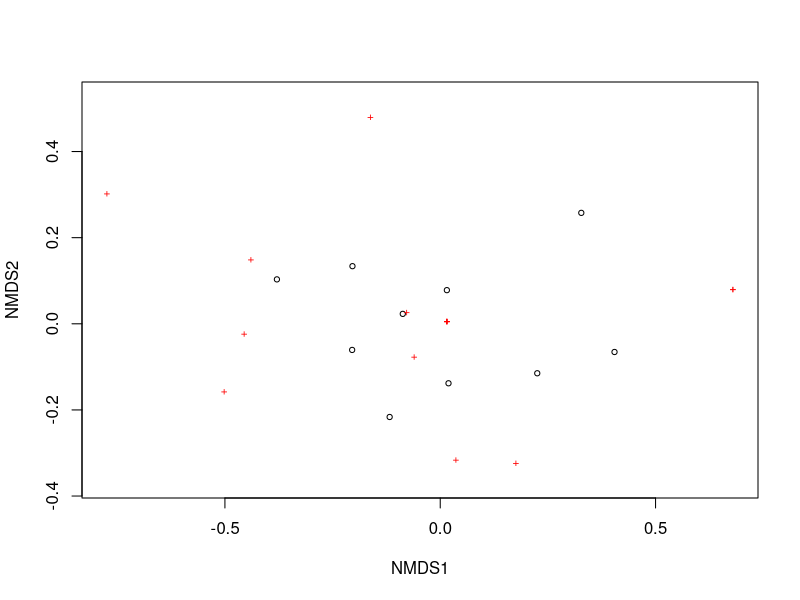
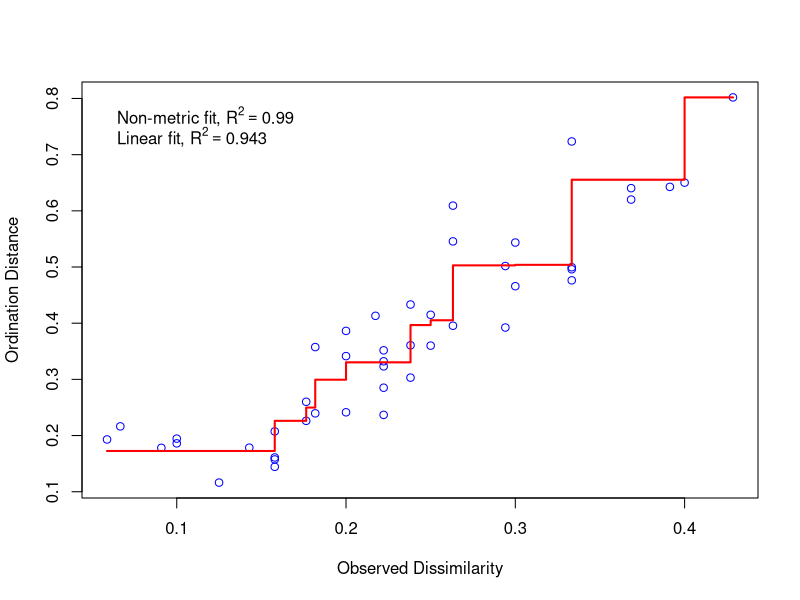
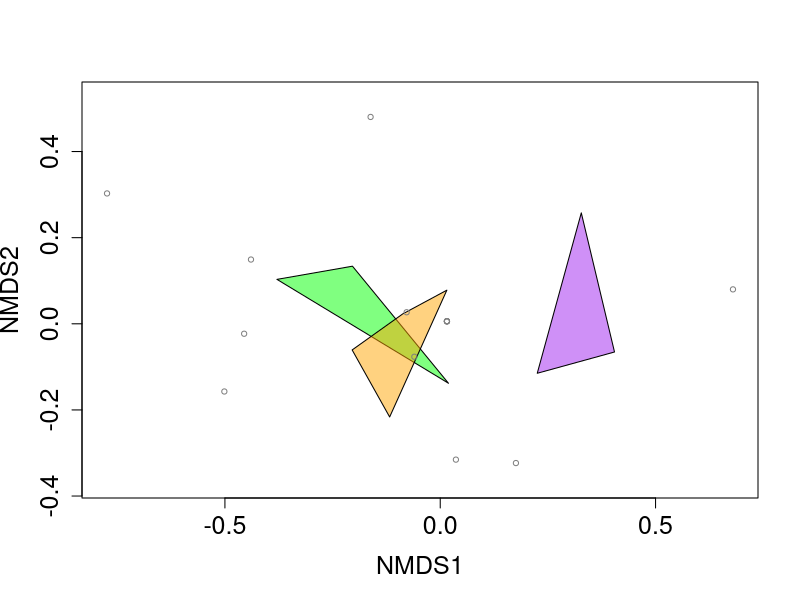

Generate these figures, in order, with R: (Note: this script raises an error after producing the figures.)
# Dissertation NMDS Analysis
# Carla Leone
# 5th March, 2024

### Load the dataset and packages ----
install.packages("tidyverse")
install.packages("vegan")
library(tidyverse)
library(vegan)
library(readxl)

meta_richness <- read_excel("data/meta_richness.xlsx", 
                            sheet = "big_sheet (3)")
View(meta_richness)
meta_richness$habitat<- as.factor(meta_richness$habitat)

### NMDS broadband Presence/Absence----
max_richness <- read_excel("data/phonic_richness.xlsx", 
                                       sheet = "full_presence (2)")
View(max_richness)
max_richness<- subset(max_richness, select = -c(knock))
## Make separate for habitats
habitats <- read_excel("data/meta_richness.xlsx", 
                       sheet = "habitats")
habitats$habitat<- as.factor(habitats$habitat) # make habitat a factor
habitats<- subset(habitats, select= c(site, habitat)) #reduce the habitat data frame 
#creating max_richness 2 with habitat in the data frame to make plotting easier
max_richness_2<- merge(habitats, max_richness, by = c("site"))
max_richness_2<- max_richness_2 %>%
  column_to_rownames(var = "site")
max_richness_2$habitat<- as.factor(max_richness_2$habitat)
#once max_richness two has been created, can make site the row names in max richness 1
max_richness<- max_richness %>%
  column_to_rownames(var = "site") # make site the name of the rows

### Distance matrix calculation
max_richness_dist<- vegdist(max_richness, method="bray", binary =T)
max_richness_dist
perm_max_richness<- adonis2(max_richness_dist ~ habitat, data = habitats)
perm_max_richness

nmds_richness<- metaMDS(max_richness_dist,
                        distance = "bray", 
                        try = 300)
nmds_richness
#distance = binary bray

### NMDS Broadband Presence/Absence plot ----

richness_nmds<- metaMDS(max_richness_2[,-c(1)], #the community data
                    distance = "bray",
                    binary = T,
                    k =2 , 
                    try = 300) 
richness_nmds
goodness(richness_nmds)
scores(richness_nmds)
View(max_richness_2)
nrow(max_richness_2$habitat)
#stress = 0.079
#distance = bray
plot(richness_nmds)
stressplot(richness_nmds)

group = as.character(max_richness_2$habitat)
unique(max_richness_2$habitat)
colors = group
colors[colors=="1"] <- "Green"
colors[colors==2] <- "Purple"
colors[colors==3] <- "Orange"

ordiplot(richness_nmds, type = "n", cex.axis = 1.5, cex.lab=1.5)

for(i in unique(group)) {
 ordihull(richness_nmds$point[grep(i, group),], draw="polygon",
       groups = group[group == i],col = colors[grep(i,group)],label=F) } 
 
   orditorp(richness_nmds, display = "species", label=F, col = "Grey50", air = 0.01)
  
   fit <- adonis2(max_richness_2[, -c(1)] ~ habitat, max_richness_2, 
                 permutations = 999, method = "bray")
  fit
  
##needs to a be highlighted and run together
  
## Now to try in ggplot
  # ggplot version - from https://chrischizinski.github.io/rstats/vegan-ggplot2/
  Colours <- c( "#56B4E9", "#009E73", "#F0E442")
  names(Colours) <- c("1", "2", "3")
  Colours_darker <- darken(Colours, 0.4)
  names(Colours_darker) <- c("1", "2", "3")
  
  data.scores <- as.data.frame(scores(richness_nmds)$sites)  #Using the scores function from vegan to extract the site scores and convert to a data.frame
  data.scores$site <- rownames(data.scores)  # create a column of site names, from the rownames of data.scores
  data.scores$grp <- max_richness_2$habitat  #  add the grp variable created earlier
  View(data.scores)
  
  species.scores <- as.data.frame(scores(richness_nmds, "species"))  #Using the scores function from vegan to extract the species scores and convert to a data.frame
  species.scores$species <- rownames(species.scores)  # create a column of species, from the rownames of species.scores
  head(species.scores) 
  # insect_cols_mansort$Corrected_name
  
  hull.data <- data.frame()
  for(i in 1:length(unique(max_richness_2$habitat))){
    temp <- data.scores[data.scores$grp == unique(max_richness_2$habitat)[i], ][chull(data.scores[data.scores$grp == 
                                                                                                          unique(max_richness_2$habitat)[i], c("NMDS1", "NMDS2")]), ]
    hull.data <- rbind(hull.data, temp)
  }
  
  (max_richness_nmds_plot <- ggplot() +
      geom_polygon(data=hull.data,aes(x=NMDS1,y=NMDS2,fill=grp,group=grp),alpha=0.30) +# add the convex hulls
      labs(fill = "Habitat Category") +
      geom_text(data=species.scores,aes(x=NMDS1,y=NMDS2,label=species),size= 2, alpha=0.5) +  # add the species labels
      geom_point(data=data.scores,aes(x=NMDS1,y=NMDS2,colour=grp),size=3) + # add the point markers
      geom_text(data=data.scores,aes(x=NMDS1,y=NMDS2,label=site),size=3,vjust=0) +  # add the site labels
      scale_colour_manual(values=Colours) +
      scale_fill_manual(values=Colours) +
      # scale_x_continuous(limits = c(-1.4, 3), breaks = c(-1,0,1,2,3)) +
      # scale_y_continuous(limits = c(-1.4, 1.2), breaks = c(-1,-0.5,0, 0.5 ,1)) +
      scale_x_continuous(limits = c(-0.7, 1.6), breaks = c(-0.5,0,0.5,1,1.5)) +
      scale_y_continuous(limits = c(-0.7, 0.5), breaks = c(-0.5,0,0.5,1,1.5)) +
      #coord_equal() +
      theme_classic() +
      ggtitle("Broadband Presence/Absence") +
      theme(plot.title = element_text(hjust = 0.5))+
      guides(colour = FALSE))
  
  

###Table of results
# Extract NMDS coordinates
nmds_coordinates <- scores(richness_nmds)
nrow(nmds_coordinates)

# Convert coordinates to a data frame
nmds_df <- as.data.frame(nmds_coordinates)


# Add sample names (row names) to the data frame
nmds_df$site <- rownames(nmds_df)

# Optionally, you can rename the columns for clarity
colnames(nmds_df) <- c("NMDS1", "NMDS2", "Sample")

# Print or manipulate the resulting data frame as needed
print(nmds_df)

### Plots
ordihull(richness_nmds, # the nmds we created
         groups= habitats$habitat, #calling the groups from the mpa data frame we made
         draw = "polygon", # drawing polygons
         col = 1:3, # shading the polygons
         label = FALSE #removing labels from the polygons
) 

### permanova
#permanova
dist_full_richness<- vegdist(max_richness, method="jaccard", binary = TRUE)
perm_full_richness <- adonis2(dist_full_richness ~ habitat, data = habitats)

summary(perm_full_richness)
perm_full_richness
#significant p = 0.017

# dispersion
?betadisper()
permdisp_max_richness<- betadisper(dist_full_richness, habitat)
plot(permdisp_max_richness)
permdisp_max_richness
?permutest.betadisper
anova(permdisp_max_richness)
pmod <- permutest(permdisp_max_richness, permutations = 99, pairwise = TRUE)
pmod
# p value is 0.97 which indicates that the dispersion is not significantly different between the groups. 

### SIMPER
basic_simper<- simper(max_richness,
                      distance= "jaccard",#our community data set
                      permutations = 999) # permutations to run

summary(basic_simper , ordered = TRUE) #summary is the total contrast.

habitat_simper<- simper(max_richness, 
                         habitats$habitat,
                        distance= "jaccard",
                         permutations = 999)
?simper()
summary(habitat_simper)
habitat_simper

### permatfull on pres/abs
x1<- permatfull(max_richness, strata = habitats$habitat)
summary(x1)
plot(x1)


#----
#----
### NMDS Full Relative Abundance ----
max_relative_abundance <- read_excel("data/phonic_richness.xlsx", 
                           sheet = "full_relative_abundance (2)")
View(max_relative_abundance)
max_relative_abundance<- subset(max_relative_abundance, select = -c(knock))

max_relative_abundance<- max_relative_abundance %>%
  column_to_rownames(var = "site") # make site the name of the rows


## Make separate for habitats
habitats <- read_excel("data/meta_richness.xlsx", 
                       sheet = "habitats")
View(habitats)
habitats$habitat<- as.factor(habitats$habitat)
habitats<- subset(habitats, select = -c(boats,wind, animals))
habitats<- habitats %>%
  column_to_rownames(var = "site")

### NMDS
relative_abundance_nmds<- metaMDS(dist_full_relative_abundance, #the community data
                        distance = "bray",# Using bray-curtis distance
                        try = 300)
relative_abundance_nmds
#stress = 0.0826
#distance = bray
plot(relative_abundance_nmds)
stressplot(relative_abundance_nmds)

### Plots

ordihull(relative_abundance_nmds, # the nmds we created
         groups= habitats$habitat, #calling the groups from the mpa data frame we made
         draw = "polygon", # drawing polygons
         col = 1:3, # shading the polygons
         label = FALSE #removing labels from the polygons
) 

### permanova
install.packages("pairwise.adonis")

dist_full_relative_abundance<- vegdist(max_relative_abundance, method="bray")
perm_full_relative_abundance <- adonis2(dist_full_relative_abundance ~ habitat, data = habitats)
pairwise1<- pairwise.adonis2(dist_full_relative_abundance ~ habitat, 
                 data =habitats, permutations = 999)
perm_full_relative_abundance
#not significant p = 0.182

#significant 

### SIMPER
basic_simper<- simper(max_relative_abundance,
                      distance= "bray",#our community data set
                      permutations = 999) # permutations to run

summary(basic_simper , ordered = TRUE) #summary is the total contrast.

habitat_simper<- simper(max_relative_abundance, 
                        habitats$habitat,
                        distance= "bray",
                        permutations = 999)
summary(habitat_simper)



# ----
# ----
# ----
## NMDS Broadband Abundance ---- 
# Load the data
library(readxl)
full_abundance <- read_excel("data/phonic_richness.xlsx", 
                            sheet = "full_occurrence (2)")
View(full_abundance)
full_abundance<- subset(full_abundance, select = -c(knock))


# make the sites the row names
full_abundance<- full_abundance %>%
column_to_rownames(var = "site")
str(full_abundance)

full_abundance<- full_abundance[, 1:16] <- full_abundance[, 1:16] * 13
View(full_abundance)

# calculating distances and permanova
full_abundance_distance<- vegdist(full_abundance, method="bray")
perm_full_abundance<- adonis2(full_abundance_distance ~ habitat, data = habitats)
perm_full_abundance

# make the nmds
full_abundance_nmds<- metaMDS(full_abundance_distance, #the community data
                      distance = "bray",
               k=2,# Using bray-curtis distance
                      try = 300)

full_abundance_nmds
#stress = 0.079
# method of distance is bray curtis dissimilarity

plot(full_abundance_nmds)
ordihull(full_occurrence_nmds, # the nmds we created
         groups= habitats$habitat, #calling the groups from the mpa data frame we made
         draw = "polygon", # drawing polygons
         col = 1:3, # shading the plygons
         label = FALSE #removing labels from the plygons
) 


### SIMPER = contribution to dissimilarities ...between groups
basic_simper_full_abundance<- simper(full_abundance,
                      distance= "bray",#our community data set
                      permutations = 999) # permutations to run

summary(basic_simper_full_abundance, ordered = T) #summary is the total contrast.
# Extract dissimilarity values and contributions
dissimilarity <- basic_simper_full_abundance$diss
contributions <- basic_simper_full_abundance$contrib

# Combine dissimilarity and contributions into a data frame
simper_output <- data.frame(Dissimilarity = dissimilarity, Contributions = contributions)
View(simper_output)
basic_simper_full_abundance
write.table(basic_simper_full_abundance)
write.table(basic_simper_full_abundance, file = "simper_output_table.txt", sep = "\t", quote = FALSE)
?simper
habitat_simper_full_abundance<- simper(full_abundance, 
                        habitats$habitat,
                        distance= "bray",
                        permutations = 999)
summary(habitat_simper_full_abundance)

# ----
## NMDS Broadband Abundance Plot ----
# the nmds
full_abundance_nmds<- metaMDS(max_abundance_2[,-c(1)], #the community data
                              distance = "bray",
                              k=2,# Using bray-curtis distance
                              try = 300)
full_abundance_nmds
max_abundance_2<- merge(habitats, full_abundance, by = c("site"))
max_abundance_2<- max_abundance_2 %>%
  column_to_rownames(var = "site")
max_abundance_2$habitat<- as.factor(max_abundance_2$habitat)
max_abundance_2<- subset(max_abundance_2, select= -c(knock))



group = as.character(max_abundance_2$habitat)
unique(max_abundance_2$habitat)
colors = group
colors[colors=="1"] <- "Green"
colors[colors==2] <- "Purple"
colors[colors==3] <- "Orange"

ordiplot(full_abundance_nmds, type = "n", cex.axis = 1.5, cex.lab=1.5)

for(i in unique(group)) {
  ordihull(full_abundance_nmds$point[grep(i, group),], draw="polygon",
           groups = group[group == i],col = colors[grep(i,group)],label=F) } 

orditorp(full_abundance_nmds, display = "species", label=F, col = "Grey50", air = 0.01)

fit <- adonis2(max_abundance_2[, -c(1)] ~ habitat, max_abundance_2, 
               permutations = 999, method = "bray")
fit

##needs to a be highlighted and run together

## Now to try in ggplot
# ggplot version - from https://chrischizinski.github.io/rstats/vegan-ggplot2/
Colours <- c( "#56B4E9", "#009E73", "#F0E442")
names(Colours) <- c("1", "2", "3")
Colours_darker <- darken(Colours, 0.4)
names(Colours_darker) <- c("1", "2", "3")

data.scores <- as.data.frame(scores(full_abundance_nmds)$sites)  #Using the scores function from vegan to extract the site scores and convert to a data.frame
data.scores$site <- rownames(data.scores)  # create a column of site names, from the rownames of data.scores
data.scores$grp <- max_abundance_2$habitat  #  add the grp variable created earlier
View(data.scores)

species.scores <- as.data.frame(scores(full_abundance_nmds, "species"))  #Using the scores function from vegan to extract the species scores and convert to a data.frame
species.scores$species <- rownames(species.scores)  # create a column of species, from the rownames of species.scores
head(species.scores) 
# insect_cols_mansort$Corrected_name

hull.data <- data.frame()
for(i in 1:length(unique(max_abundance_2$habitat))){
  temp <- data.scores[data.scores$grp == unique(max_abundance_2$habitat)[i], ][chull(data.scores[data.scores$grp == 
                                                                                                  unique(max_abundance_2$habitat)[i], c("NMDS1", "NMDS2")]), ]
  hull.data <- rbind(hull.data, temp)
}

(max_abundance_nmds_plot <- ggplot() +
    geom_polygon(data=hull.data,aes(x=NMDS1,y=NMDS2,fill=grp,group=grp),alpha=0.30) +# add the convex hulls
    labs(fill = "Habitat Category") +
    geom_text(data=species.scores,aes(x=NMDS1,y=NMDS2,label=species),size= 2, alpha=0.5) +  # add the species labels
    geom_point(data=data.scores,aes(x=NMDS1,y=NMDS2,colour=grp),size=3) + # add the point markers
    geom_text(data=data.scores,aes(x=NMDS1,y=NMDS2,label=site),size=3,vjust=0) +  # add the site labels
    scale_colour_manual(values=Colours) +
    scale_fill_manual(values=Colours) +
    # scale_x_continuous(limits = c(-1.4, 3), breaks = c(-1,0,1,2,3)) +
    # scale_y_continuous(limits = c(-1.4, 1.2), breaks = c(-1,-0.5,0, 0.5 ,1)) +
    scale_x_continuous(limits = c(-0.7, 1.3), breaks = c(-0.5,0,0.5,1,1.5)) +
    scale_y_continuous(limits = c(-0.7, 0.7), breaks = c(-0.5,0,0.5,1,1.5)) +
    #coord_equal() +
    theme_classic() +
    ggtitle("Broadband Sound Type Abundance") +
    theme(plot.title = element_text(hjust = 0.5))+
    guides(colour = FALSE))


# plotting with ggplot ----
data.scores <- as.data.frame(scores(activity_nmds))  #Using the scores function from vegan to extract the site scores and convert to a data.frame
data.scores$site <- rownames(data.scores)  # create a column of site names, from the rownames of data.scores
data.scores$habitat <- habitats  #  add the grp variable created earlier
head(data.scores) 

species.scores <- as.data.frame(scores(activity_nmds, "species"))  #Using the scores function from vegan to extract the species scores and convert to a data.frame
species.scores$species <- rownames(species.scores)  # create a column of species, from the rownames of species.scores
head(species.scores) 

grp.1 <- data.scores[data.scores$habitat == "1", ][chull(data.scores[data.scores$habitat == 
                                                                   "1", c("sites.NMDS1", "sites.NMDS2")]), ]  # hull values for grp A

grp.2 <- data.scores[data.scores$habitat == "2", ][chull(data.scores[data.scores$habitat == 
                                                                   "2", c("sites.NMDS1", "sites.NMDS2")]), ]  # hull values for grp B

grp.3 <- data.scores[data.scores$habitat == "3", ][chull(data.scores[data.scores$habitat == 
                                                                       "3", c("sites.NMDS1", "sites.NMDS2")]), ]  # hull values for grp B

hull.data <- rbind(grp.1, grp.2, grp.3)  #combine grp.a and grp.b
hull.data

library(tidyverse)
Colours <- c("#E69F00", "#56B4E9", "#009E73", "#F0E442", "#0072B2", "#D55E00")
names(Colours) <- c("BW", "LI", "SOSR", "WB", "WOSR", "WW")
Colours_darker <- darken(Colours, 0.4)
names(Colours_darker) <- c("BW", "LI", "SOSR", "WB", "WOSR", "WW")

(  full_abundance_NMDS_plot <- ggplot() +
    geom_polygon(data=hull.data,aes(x=sites.NMDS1,y=sites.NMDS2,fill=habitat,group=habitat),alpha=0.30) + # add the convex hulls
    #geom_text(data=species.scores,aes(x=NMDS1,y=NMDS2,label=species),alpha=0.5) +  # add the species labels
    geom_point(data=data.scores,aes(x=sites.NMDS1,y=sites.NMDS2,colour=habitat),size=3) + # add the point markers
    #geom_text(data=data.scores,aes(x=NMDS1,y=NMDS2,label=site),size=6,vjust=0) +  # add the site labels
    scale_colour_manual(values=Colours) +
    scale_fill_manual(values=Colours) +
    # scale_x_continuous(limits = c(-1.4, 3), breaks = c(-1,0,1,2,3)) +
    # scale_y_continuous(limits = c(-1.4, 1.2), breaks = c(-1,-0.5,0, 0.5 ,1)) +
    scale_x_continuous(limits = c(-0.7, 1.6), breaks = c(-0.5,0,0.5,1,1.5)) +
    scale_y_continuous(limits = c(-0.7, 0.5), breaks = c(-0.5,-0.25,0,0.25,0.5)) +
    #coord_equal() 
    ggtitle("Invertebrates") +
    theme(plot.title = element_text(hjust = 0.5)))

# SIMPER 
basic_simper_activity<- simper(activity_nmds, #our community data set
                      permutations = 999) # permutations to run

summary(basic_simper , ordered = TRUE) #summary is the total contrast.

habitat_simper<- simper(activity, 
                        habitats$habitat,
                        permutations = 999)
summary(habitat_simper, ordered = T)
stressplot(nmds)
ordiplot(nmds, type= "text")


# ----
# ----
## NMDS Low Relative Abundance ----
# import the dataset
low_relative_abundance <- read_excel("data/phonic_richness.xlsx", 
                            sheet = "low_relative_abundance (2)")

low_relative_abundance<- subset(low_relative_abundance, select = -c(13) ) #remove unnecessary columns
low_relative_abundance<- low_relative_abundance %>%
  column_to_rownames(var = "site")
View(low_relative_abundance)
# Make the nmds
low_abundance_nmds<- metaMDS(low_relative_abundance, #the community data
           distance = "bray",
           k=2, # Using bray-curtis distance
           try = 300)
low_abundance_nmds
# stress = 0.066
plot(low_abundance_nmds)
abundance_simper_habitat<- simper(abundances,
                                  habitats$habitat,#our community data set
                          permutations = 999) # permutations to run
summary(abundance_simper_habitat)
### permanova
dist_low_abundance<- vegdist(low_relative_abundance, method="bray")
perm_low_abundance <- adonis2(dist_low_abundance ~ habitat, data = habitats)

perm_low_abundance
#not significant , p = 0.083


### Plots
ordihull(low_abundance_nmds, # the nmds we created
         groups= habitats$habitat, #calling the groups from the mpa data frame we made
         draw = "polygon", # drawing polygons
         col = 1:3, # shading the plygons
         label = FALSE #removing labels from the plygons
) 

### SIMPER
basic_simper<- simper(abundance_nmds, #our community data set
                      permutations = 999) # permutations to run

summary(basic_simper , ordered = TRUE) #summary is the total contrast.

habitat_simper<- simper(presence_nmds, 
                        habitats$habitat,
                        permutations = 999)
summary(habitat_simper)


# ----
# ---- 
## NMDS Low presence ----
low_presence<- read_excel("data/phonic_richness.xlsx", 
                                      sheet = "low_presence (2)")
View(low_presence)
low_presence<- subset(low_presence, select = -c(habitat) ) #remove unnecessary columns

low_presence<- low_presence %>%
  column_to_rownames(var = "site")
View(low_presence)

## Distance matrix and PERMANOVA
low_presence_dist<- vegdist(low_presence, method = "bray", binary = T)
low_presence_perm<- adonis2(low_presence_dist~ habitat, data = habitats)
low_presence_perm


##nmds
nmds_low_presence<-  metaMDS(low_presence_dist, 
                                            distance = "bray",
                                            k = 2, 
                                            try = 300)

nmds_low_presence
# stress = 0.077
plot(nmds_low_presence)
stressplot(nmds_low_presence)
ordiplot(nmds_low_presence, type= "text")


#simper
basic_simper<- simper(low_presence, #our community data set
                      permutations = 999) # permutations to run

summary(basic_simper , ordered = TRUE) #summary is the total contrast.

habitat_simper<- simper(nmds_low_richness_matrix, 
                        habitats$habitat,
                        permutations = 999)
summary(habitat_simper)
#plot
plot.new()
ordihull(nmds_low_presence, # NMDS results object
         groups = habitats$habitat, # Grouping variable
         draw = "polygon", # Draw polygons
         col = 1:3, # Specify colors for polygons
         label = FALSE # Remove labels from polygons
)
## ----
## NMDS Low presence Plot ----
# the nmds
low_presence_nmds<- metaMDS(low_presence_2[,-c(1)], #the community data
                              distance = "bray",
                            binary = T,
                              k=2,# Using bray-curtis distance
                              try = 300)


low_presence_2<- merge(habitats, low_presence, by = c("site"))
low_presence_2<- low_presence_2 %>%
  column_to_rownames(var = "site")
low_presence_2$habitat<- as.factor(low_presence_2$habitat)
View(low_presence_2)



group = as.character(low_presence_2$habitat)
unique(low_presence_2$habitat)
colors = group
colors[colors=="1"] <- "Green"
colors[colors==2] <- "Purple"
colors[colors==3] <- "Orange"

ordiplot(low_presence_nmds, type = "n", cex.axis = 1.5, cex.lab=1.5)

for(i in unique(group)) {
  ordihull(low_presence_nmds$point[grep(i, group),], draw="polygon",
           groups = group[group == i],col = colors[grep(i,group)],label=F) } 

orditorp(low_presence_nmds, display = "species", label=F, col = "Grey50", air = 0.01)

fit <- adonis2(low_presence_2[, -c(1)] ~ habitat, low_presence_2, 
               permutations = 999, method = "bray")
fit

##needs to a be highlighted and run together

## Now to try in ggplot
# ggplot version - from https://chrischizinski.github.io/rstats/vegan-ggplot2/
Colours <- c( "#56B4E9", "#009E73", "#F0E442")
names(Colours) <- c("1", "2", "3")
Colours_darker <- darken(Colours, 0.4)
names(Colours_darker) <- c("1", "2", "3")

data.scores <- as.data.frame(scores(low_presence_nmds)$sites)  #Using the scores function from vegan to extract the site scores and convert to a data.frame
data.scores$site <- rownames(data.scores)  # create a column of site names, from the rownames of data.scores
data.scores$grp <-low_presence_2$habitat  #  add the grp variable created earlier
View(data.scores)

species.scores <- as.data.frame(scores(low_presence_nmds, "species"))  #Using the scores function from vegan to extract the species scores and convert to a data.frame
species.scores$species <- rownames(species.scores)  # create a column of species, from the rownames of species.scores
head(species.scores) 
# insect_cols_mansort$Corrected_name

hull.data <- data.frame()
for(i in 1:length(unique(low_presence_2$habitat))){
  temp <- data.scores[data.scores$grp == unique(low_presence_2$habitat)[i], ][chull(data.scores[data.scores$grp == 
                                                                                                   unique(low_presence_2$habitat)[i], c("NMDS1", "NMDS2")]), ]
  hull.data <- rbind(hull.data, temp)
}

(low_presence_nmds_plot <- ggplot() +
    geom_polygon(data=hull.data,aes(x=NMDS1,y=NMDS2,fill=grp,group=grp),alpha=0.30) +# add the convex hulls
    labs(fill = "Habitat Category") +
    geom_text(data=species.scores,aes(x=NMDS1,y=NMDS2,label=species),size= 2, alpha=0.5) +  # add the species labels
    geom_point(data=data.scores,aes(x=NMDS1,y=NMDS2,colour=grp),size=3) + # add the point markers
    geom_text(data=data.scores,aes(x=NMDS1,y=NMDS2,label=site),size=3,vjust=0) +  # add the site labels
    scale_colour_manual(values=Colours) +
    scale_fill_manual(values=Colours) +
    # scale_x_continuous(limits = c(-1.4, 3), breaks = c(-1,0,1,2,3)) +
    # scale_y_continuous(limits = c(-1.4, 1.2), breaks = c(-1,-0.5,0, 0.5 ,1)) +
    scale_x_continuous(limits = c(-0.7, 1.0), breaks = c(-0.5,0,0.5,1,1.5)) +
    scale_y_continuous(limits = c(-0.7, 1.0), breaks = c(-0.5,0,0.5,1,1.5)) +
    #coord_equal() +
    theme_classic() +
    ggtitle("Low Frequency Band Sound Type Presence/Absence") +
    theme(plot.title = element_text(hjust = 0.5))+
    guides(colour = FALSE))


## ----
## NMDS low Abundance ----
low_abundance<- read_excel("data/phonic_richness.xlsx", 
                                      sheet = "low_activity (2)")
View(low_abundance)
low_abundance<- subset(low_abundance, select = -c(habitat))
low_abundance<- low_abundance %>%
  column_to_rownames(var = "site")
str(low_abundance)
low_abundance<- low_abundance[, 1:12] <- low_abundance[, 1:12] * 13

## distances and permanva
low_abundance_dist<- vegdist(low_abundance, method = "bray")
low_abundance_perm<- adonis2(low_abundance_dist~ habitat, data = habitats)
low_abundance_perm

##nmds
nmds_low_abundance<-  metaMDS(low_abundance, #the community data
                             distance = "bray",
                             # Using bray-curtis distance
                             try = 300)

nmds_low_occurrence
#stress = 0.067

stressplot(nmds_low_abundance)
ordiplot(nmds_low_occurrence, type= "text")
?ordiplot
plot(nmds_low_occurrence)
View(habitats)

ordihull(nmds_low_occurrence, # the nmds we created
         groups= habitats$habitat, #calling the groups from the mpa data frame we made
         draw = "polygon", # drawing polygons
         col = 1:3, # shading the plygons
         label = FALSE #removing labels from the plygons
) 

nmds_low_occurrence$points

# Calculate convex hulls
chulls <- as.data.frame(tapply(1:nrow(nmds_low_occurrence$points), habitats$habitat, function(i) {
  hull_pts <- chull(nmds_low_occurrence$points[i, 1], nmds_low_occurrence$points[i, 2])
  cbind(nmds_low_occurrence$points[i[hull_pts], ], Group = unique(habitats$habitat[i]))
}))

# Plot NMDS points and convex hulls
ggplot() +
geom_point (data = nmds_low_occurrence$points, aes(x = MDS1, y = MDS2)) +
  geom_polygon(data = chulls, aes(group = habitat), fill = NA, color = "black") +
  labs(title = "NMDS Plot with Convex Hulls", x = "MDS1", y = "MDS2")

## adding habitat
habitats <- read_excel("data/meta_richness.xlsx", 
                       sheet = "habitats")
View(habitats)
habitats$habitat<- as.factor(habitats$habitat)

# Try PERMANOVA
dist_low_occurrence<- vegdist(low_occurrence, method="bray")
perm_low_occurrence <- adonis2(low_abundance ~ habitat, data = habitats)

summary(perm_low_occurrence)
perm_low_occurrence
# is significant: 0.033 = p

#simper
basic_simper<- simper(nmds_low_abundance_matrix, #our community data set
                      permutations = 999) # permutations to run

summary(basic_simper , ordered = TRUE) #summary is the total contrast.
# none have significant p values, but highest ratio is the thump

habitat_simper<- simper(dist_low_occurrence, 
                        habitats$habitat,
                        permutations = 999)
summary(habitat_simper)
w# difference between 1-2 = knock
# difference between 1-3 = croak and knock
# difference between 2-3 = low long grunt

##Plot
ordihull(nmds_low_abundance_matrix, # the nmds we created
         groups= habitats$habitat, #calling the groups from the mpa data frame we made
         draw = "polygon", # drawing polygons
         col = 1:3, # shading the plygons
         label = FALSE #removing labels from the plygons
) 

## ----
### NMDS Low abundance plot ----
# the nmds
low_abundance_nmds<- metaMDS(low_abundance_2[,-c(1)], #the community data
                            distance = "bray",
                            k=2,# Using bray-curtis distance
                            try = 300)

low_abundance<- read_excel("data/phonic_richness.xlsx", 
                           sheet = "low_activity (2)")
low_abundance<- subset(low_abundance, select = -c(habitat))
low_abundance<- low_abundance %>%
  column_to_rownames(var = "site")
site<- rownames(low_abundance)
low_abundance<- low_abundance[, 1:12] <- low_abundance[, 1:12] * 13
low_abundance$site<- site
str(low_abundance)
low_abundance_2<- merge(habitats, low_abundance, by = c("site"))
low_abundance_2<- low_abundance_2 %>%
  column_to_rownames(var = "site")
low_abundance_2$habitat<- as.factor(low_abundance_2$habitat)
View(low_abundance_2)



group = as.character(low_abundance_2$habitat)
unique(low_abundance_2$habitat)
colors = group
colors[colors=="1"] <- "Green"
colors[colors==2] <- "Purple"
colors[colors==3] <- "Orange"

ordiplot(low_abundance_nmds, type = "n", cex.axis = 1.5, cex.lab=1.5)

for(i in unique(group)) {
  ordihull(low_abundance_nmds$point[grep(i, group),], draw="polygon",
           groups = group[group == i],col = colors[grep(i,group)],label=F) } 

orditorp(low_abundance_nmds, display = "species", label=F, col = "Grey50", air = 0.01)

fit <- adonis2(low_abundance_2[, -c(1)] ~ habitat, low_abundance_2, 
               permutations = 999, method = "bray")
fit

##needs to a be highlighted and run together

## Now to try in ggplot
# ggplot version - from https://chrischizinski.github.io/rstats/vegan-ggplot2/
Colours <- c( "#56B4E9", "#009E73", "#F0E442")
names(Colours) <- c("1", "2", "3")
Colours_darker <- darken(Colours, 0.4)
names(Colours_darker) <- c("1", "2", "3")

data.scores <- as.data.frame(scores(low_abundance_nmds)$sites)  #Using the scores function from vegan to extract the site scores and convert to a data.frame
data.scores$site <- rownames(data.scores)  # create a column of site names, from the rownames of data.scores
data.scores$grp <-low_abundance_2$habitat  #  add the grp variable created earlier
View(data.scores)

species.scores <- as.data.frame(scores(low_abundance_nmds, "species"))  #Using the scores function from vegan to extract the species scores and convert to a data.frame
species.scores$species <- rownames(species.scores)  # create a column of species, from the rownames of species.scores
head(species.scores) 
# insect_cols_mansort$Corrected_name

hull.data <- data.frame()
for(i in 1:length(unique(low_abundance_2$habitat))){
  temp <- data.scores[data.scores$grp == unique(low_abundance_2$habitat)[i], ][chull(data.scores[data.scores$grp == 
                                                                                                  unique(low_abundance_2$habitat)[i], c("NMDS1", "NMDS2")]), ]
  hull.data <- rbind(hull.data, temp)
}

(low_abundance_nmds_plot <- ggplot() +
    geom_polygon(data=hull.data,aes(x=NMDS1,y=NMDS2,fill=grp,group=grp),alpha=0.30) +# add the convex hulls
    labs(fill = "Habitat Category") +
   geom_text(data=species.scores,aes(x=NMDS1,y=NMDS2,label=species),size= 2, alpha=0.5) +  # add the species labels
    geom_point(data=data.scores,aes(x=NMDS1,y=NMDS2,colour=grp),size=3) + # add the point markers
    geom_text(data=data.scores,aes(x=NMDS1,y=NMDS2,label=site),size=3,vjust=0) +  # add the site labels
    scale_colour_manual(values=Colours) +
    scale_fill_manual(values=Colours) +
    # scale_x_continuous(limits = c(-1.4, 3), breaks = c(-1,0,1,2,3)) +
    # scale_y_continuous(limits = c(-1.4, 1.2), breaks = c(-1,-0.5,0, 0.5 ,1)) +
    scale_x_continuous(limits = c(-0.7, 1.6), breaks = c(-0.5,0,0.5,1,1.5)) +
    scale_y_continuous(limits = c(-0.7, 1.0), breaks = c(-0.5,0,0.5,1,1.5)) +
    #coord_equal() +
    theme_classic() +
    ggtitle("Low Frequency Band Sound Type Abundance") +
    theme(plot.title = element_text(hjust = 0.5))+
    guides(colour = FALSE))
### ----
### ----
## low occurrence nmds----
nmds_low_activity_matrix<- read_excel("data/meta_richness.xlsx", 
                                       sheet = "low_activity")
View(nmds_low_activity_matrix)
nmds_low_activity_matrix<- subset(nmds_low_activity_matrix, select = -c(simpsons,habitat, max_richness) ) #remove unnecessary columnsc


nmds_low_activity_matrix<- nmds_low_activity_matrix %>%
  column_to_rownames(var = "site")
View(nmds_low_abundance_matrix)

##nmds
nmds_low_activity<-  metaMDS(nmds_low_activity_matrix, #the community data
                              distance = "bray",
                              autotransform = T,
                              # Using bray-curtis distance
                              try = 300)

nmds_low_activity
plot(nmds_low_abundance)
stressplot(nmds_low_activity)
ordiplot(nmds_low_activity, type= "text")

ordihull(nmds_low_abundance_matrix, # the nmds we created
         groups= habitats$habitat, #calling the groups from the mpa data frame we made
         draw = "polygon", # drawing polygons
         col = 1:3, # shading the plygons
         label = FALSE #removing labels from the plygons
) 


## adding habitat
habitats <- read_excel("data/meta_richness.xlsx", 
                       sheet = "habitats")
View(habitats)
habitats$habitat<- as.factor(habitats$habitat)

# Try PERMANOVA
dist_low_activity<- vegdist(nmds_low_activity_matrix, method="bray")
perm_low_activity <- adonis2(dist_low_activity ~ habitat, data = habitats)

summary(perm_low_abundance)
perm_low_activity
#significant


#simper
basic_simper<- simper(nmds_low_abundance_matrix, #our community data set
                      permutations = 999) # permutations to run

summary(basic_simper , ordered = TRUE) #summary is the total contrast.
# none have significant p values, but highest ratio is the thump

habitat_simper<- simper(nmds_low_abundance_matrix, 
                        habitats$habitat,
                        permutations = 999)
summary(habitat_simper)
# difference between 1-2 = knock
# difference between 1-3 = croak and knock
# difference between 2-3 = low long grunt

##Plot
ordihull(nmds_low_activity_matrix, # the nmds we created
         groups= habitats$habitat, #calling the groups from the mpa data frame we made
         draw = "polygon", # drawing polygons
         col = 1:3, # shading the plygons
         label = FALSE #removing labels from the plygons
) 

## Richness vs time ----
class(meta_richness$time)
View(meta_richness)
View(richness)
richness$richness<- as.numeric(richness$richness)

#Compute average richness for each time point and habitat category
df_avg <- richness %>%
  group_by(time,habitat) %>%
  summarise(avg_richness = mean(max_richnes),
            sd_richness = sd(max_richnes),
            se_richness = sd(max_richnes) /sqrt(n()))%>%
              ungroup()
#gives the stats for each habitat at each time point. Has taken the average richness of each habitat for each time.

### Group by site
df_avg_site<- richness %>%
  group_by(time,site) %>%
  summarise(avg_richness = mean(richness),
            sd_richness = sd(richness),
            se_richness = sd(richness) /sqrt(n()))%>%
  ungroup()

View(df_avg)

### Plot by habitat
ggplot(df_avg, aes(x = time, y = avg_richness, color = habitat)) +
  geom_line() +  # Add lines
  geom_point() +  # Add points
  labs(x = "Time", y = "Average Richness", color = "Habitat Category") +  # Labels
  theme_minimal()  # Optional: change theme if desired

### plot by site
ggplot(df_avg_site, aes(x = time, y = avg_richness, color = site)) +
  geom_line() +  # Add lines
  geom_point() +  # Add points
  labs(x = "Time", y = "Average Richness", color = "Habitat Category") +  # Labels
  theme_minimal()  # Optional: change theme if desired


### Using the full dataset richness to plot and adding error bars
ggplot(richness, aes(x = time, y = richness, color = habitat)) +
  stat_summary(fun.data = mean_se, geom = "line") +  # Add lines with mean and standard error
  stat_summary(fun.data = mean_se, geom = "point") +  # Add points with mean and standard error
  stat_summary(fun.data = mean_se, geom = "errorbar", width = 0.1) +  # Add error bars with standard error
  labs(x = "Time", y = "Richness", color = "Habitat Category") +  # Labels
  theme_minimal()

## Clustering presence ----
dist_low_presence<- vegdist(low_presence, method="jaccard")
cluster <- hclust(dist_low_presence, method = "average", members = NULL)
plot(cluster)

?hclust
## Clustering Indices? ----
str(merged_habitats)
str(merged_cluster)
merged_cluster<- merged_avg %>%
  select(-c(1,2))

dist_indices<- vegdist(merged_cluster, method= "bray")
cluster_indices<- hclust(dist_indices, method= "averag", member =NULL)
plot(cluster_indices)
## Richness vs diversity ----
str(meta_richness)
linear<- meta_richness%>%
  group_by(site, habitat)%>%
  summarise(richness = mean(max_richnes),
            simpson = mean(simpson))%>%
  ungroup()
View(linear)
linear$habitat<- as.factor(linear$habitat)

ggplot(linear, aes(x = richness, y = simpson, color = habitat)) +
  geom_point() + # Add points
  geom_text(aes(label = site), vjust = -0.5) +
  geom_smooth(aes(y=predictions), method = "lm", se=F, colour = "black") +
  labs(x = "Site Maximum Number of Signal Types", y = "Simpson's Diversity (D)", color = "Habitat Complexity") +
  theme_classic()

predictions<- predict(lm_linear)
lm_linear<- lm(simpson~richness, data=linear)
plot(lm_linear)
#doesnt meet the assumptions
summary(lm_linear)
correlation<- cor(linear$richness, linear$simpson, method = "spearman")
print(correlation)
#spearmans correlation is 0.8211, pretty good
## Low Richness vs Low Diversity ----
str(merged)
linear_low<- subset(merged, select = c(1,66, 67,57))
linear_low<- linear_low %>%
  group_by(site, habitat)%>%
  summarise(richness = mean(low_max_richness),
            simpson = mean(low_simpson))%>%
  ungroup()
linear_low$habitat<- as.factor(linear_low$habitat)
View(linear_low)
lm_linear_low<- lm(simpson~richness, data=linear_low)
summary(lm_linear_low)
plot(lm_linear_low)
# doesnt fit assumptions, lots of leverage and unqual variance
correlation_low<- cor(linear_low$richness, linear_low$simpson, method = "spearman")
print(correlation_low)
#0.82
predictions_low <- predict(lm_linear_low)
#plot
ggplot(linear_low, aes(x = richness, y = simpson, color = habitat)) +
  geom_point() + # Add points
  geom_text(aes(label = site), vjust = -0.5) +
  geom_smooth(aes(y=predictions_low), method = "lm", se=F, colour = "black") +
  labs(x = "Site Maximum Number of Signal Types", y = "Simpson's Diversity (D)", color = "Habitat Complexity") +
  theme_classic()

## Plotting relative abundance ----
library(ggplot2)
# first make correct dataset. Need column for sound, relative abundance, site, and habitat
low_relative_abundance <- read_excel("data/phonic_richness.xlsx", 
                                     sheet = "low_relative_abundance (2)")
low_relative_abundance<- subset(low_relative_abundance, select = -c(...14, ...15, ...16, ...17))

# Make the data in long format
long_data <- gather(low_relative_abundance, key = "Species", value = "RelativeAbundance", -c(site, habitat))

summary_data <- long_data %>%
  group_by(Species, site, habitat) %>%
  summarise(mean_abundance = mean(RelativeAbundance),
            se_abundance = sd(RelativeAbundance) / sqrt(n())) %>%
  ungroup()

# Plot
# trying proportional fill
## colours
custom_palette <- c("#A6CEE3", "#1F78B4", "#B2DF8A", "#33A02C", "#FB9A99", "#E31A1C",
                    "#FDBF6F", "#FF7F00", "#CAB2D6", "#6A3D9A", "#FFFF99", "#B15928", "#8DD3C7")

(long_data_plot<- ggplot(summary_data, aes(x = site, y = mean_abundance, fill = Species)) +
  geom_bar(stat = "identity") +
  scale_fill_manual(values = custom_palette) + 
  labs(title = "Relative Abundance by Site",
       x = "Site",
       y = "Relative Abundance",
       fill = "Sound Category") +
  theme_classic() +
  theme(axis.text.x = element_text(angle = 45, hjust = 1)) +
  facet_wrap(~habitat, scales = "free")
)
